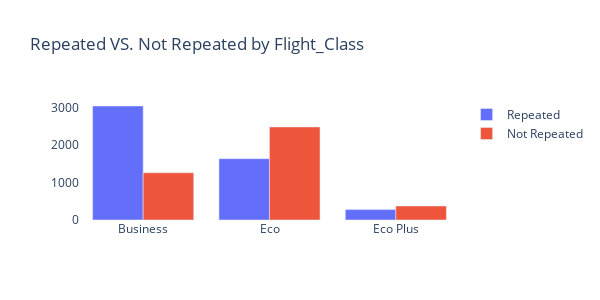

The code cell stored with this chart in its notebook:
### Code cell
rep = data[data.Repeater == 1][["Flight_Class","Repeater"]].groupby(["Flight_Class"]).count().sort_values(by = "Repeater", ascending = False).reset_index() 
Nrep= data[data.Repeater == 0][["Flight_Class","Repeater"]].groupby(["Flight_Class"]).count().sort_values(by = "Repeater", ascending = False).reset_index()

pf_group = rep.merge(Nrep, left_on= "Flight_Class", right_on="Flight_Class" ).head()
fig = go.Figure(data=[ 
    go.Bar(name='Repeated', x=pf_group['Flight_Class'], y=pf_group['Repeater_x']),
    go.Bar(name='Not Repeated', x=pf_group['Flight_Class'], y=pf_group['Repeater_y'])

]) 

# Change the bar mode 
fig.update_layout(barmode="group",height=300, width=600, title_text="Repeated VS. Not Repeated by Flight_Class", plot_bgcolor="white")
fig.show()

### Figure 1 — Plotly figure (JSON) as saved in the notebook; plotly's stock layout.template omitted (floating-point values rounded to 4 significant figures)
{"data": [{"name": "Repeated", "type": "bar", "x": ["Business", "Eco", "Eco Plus"], "y": [3052, 1641, 278]}, {"name": "Not Repeated", "type": "bar", "x": ["Business", "Eco", "Eco Plus"], "y": [1264, 2490, 375]}], "layout": {"barmode": "group", "height": 300, "plot_bgcolor": "white", "title": {"text": "Repeated VS. Not Repeated by Flight_Class"}, "width": 600}}
